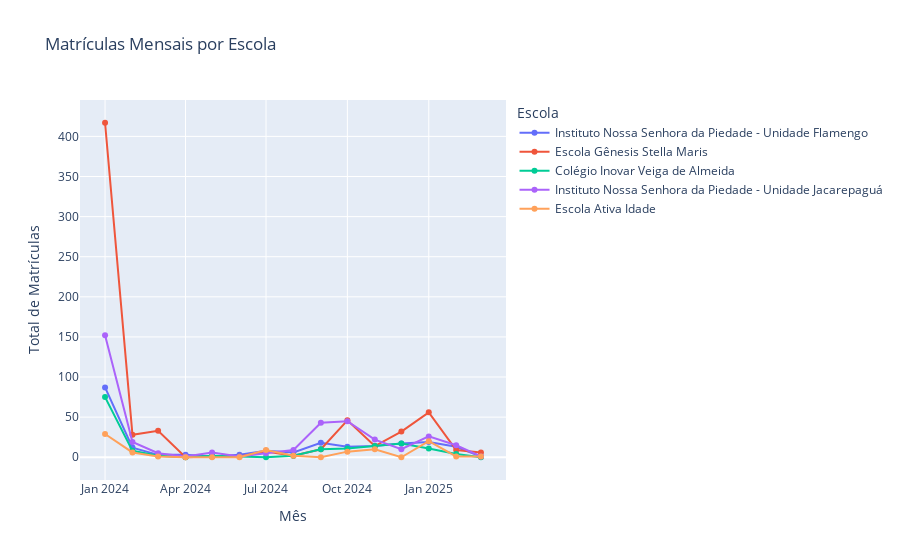

Write notebook code for a chart like this one.
### Code cell
import plotly.express as px

df_grouped = dados_brutos.groupby(['updated_month', 'Escolas'], as_index=False)['matriculas'].sum()
df_grouped['updated_month'] = pd.to_datetime(df_grouped['updated_month'], format='%m-%Y')
df_grouped = df_grouped.sort_values('updated_month')

lista_escolas = ['Escola Gênesis Stella Maris', 'Colégio Inovar Veiga de Almeida', 'Escola Ativa Idade', 'Instituto Nossa Senhora da Piedade - Unidade Flamengo', 'Instituto Nossa Senhora da Piedade - Unidade Jacarepaguá']

fig = px.line(
    df_grouped[df_grouped['Escolas'].isin(lista_escolas)],
    x='updated_month',
    y='matriculas',
    color='Escolas',
    markers=True,
    title='Matrículas Mensais por Escola'
)

fig.update_layout(
    xaxis_title='Mês',
    yaxis_title='Total de Matrículas',
    legend_title='Escola',
    hovermode='x unified'
)

fig.show()

### Figure 1 — Plotly figure (JSON) as saved in the notebook; plotly's stock layout.template omitted (floating-point values rounded to 4 significant figures)
{"data": [{"hovertemplate": "Escolas=Instituto Nossa Senhora da Piedade - Unidade Flamengo<br>updated_month=%{x}<br>matriculas=%{y}<extra></extra>", "legendgroup": "Instituto Nossa Senhora da Piedade - Unidade Flamengo", "line": {"color": "#636efa", "dash": "solid"}, "marker": {"symbol": "circle"}, "mode": "lines+markers", "name": "Instituto Nossa Senhora da Piedade - Unidade Flamengo", "orientation": "v", "showlegend": true, "type": "scatter", "x": ["2024-01-01T00:00:00.000000000", "2024-02-01T00:00:00.000000000", "2024-03-01T00:00:00.000000000", "2024-04-01T00:00:00.000000000", "2024-05-01T00:00:00.000000000", "2024-06-01T00:00:00.000000000", "2024-07-01T00:00:00.000000000", "2024-08-01T00:00:00.000000000", "2024-09-01T00:00:00.000000000", "2024-10-01T00:00:00.000000000", "2024-11-01T00:00:00.000000000", "2024-12-01T00:00:00.000000000", "2025-01-01T00:00:00.000000000", "2025-02-01T00:00:00.000000000", "2025-03-01T00:00:00.000000000"], "xaxis": "x", "y": [87.0, 12.0, 3.0, 3.0, 1.0, 3.0, 8.0, 6.0, 18.0, 13.0, 14.0, 17.0, 19.0, 13.0, 1.0], "yaxis": "y"}, {"hovertemplate": "Escolas=Escola Gênesis Stella Maris<br>updated_month=%{x}<br>matriculas=%{y}<extra></extra>", "legendgroup": "Escola Gênesis Stella Maris", "line": {"color": "#EF553B", "dash": "solid"}, "marker": {"symbol": "circle"}, "mode": "lines+markers", "name": "Escola Gênesis Stella Maris", "orientation": "v", "showlegend": true, "type": "scatter", "x": ["2024-01-01T00:00:00.000000000", "2024-02-01T00:00:00.000000000", "2024-03-01T00:00:00.000000000", "2024-04-01T00:00:00.000000000", "2024-05-01T00:00:00.000000000", "2024-06-01T00:00:00.000000000", "2024-07-01T00:00:00.000000000", "2024-08-01T00:00:00.000000000", "2024-09-01T00:00:00.000000000", "2024-10-01T00:00:00.000000000", "2024-11-01T00:00:00.000000000", "2024-12-01T00:00:00.000000000", "2025-01-01T00:00:00.000000000", "2025-02-01T00:00:00.000000000", "2025-03-01T00:00:00.000000000"], "xaxis": "x", "y": [417.0, 28.0, 33.0, 0.0, 1.0, 1.0, 7.0, 2.0, 10.0, 46.0, 14.0, 32.0, 56.0, 9.0, 6.0], "yaxis": "y"}, {"hovertemplate": "Escolas=Colégio Inovar Veiga de Almeida<br>updated_month=%{x}<br>matriculas=%{y}<extra></extra>", "legendgroup": "Colégio Inovar Veiga de Almeida", "line": {"color": "#00cc96", "dash": "solid"}, "marker": {"symbol": "circle"}, "mode": "lines+markers", "name": "Colégio Inovar Veiga de Almeida", "orientation": "v", "showlegend": true, "type": "scatter", "x": ["2024-01-01T00:00:00.000000000", "2024-02-01T00:00:00.000000000", "2024-03-01T00:00:00.000000000", "2024-04-01T00:00:00.000000000", "2024-05-01T00:00:00.000000000", "2024-06-01T00:00:00.000000000", "2024-07-01T00:00:00.000000000", "2024-08-01T00:00:00.000000000", "2024-09-01T00:00:00.000000000", "2024-10-01T00:00:00.000000000", "2024-11-01T00:00:00.000000000", "2024-12-01T00:00:00.000000000", "2025-01-01T00:00:00.000000000", "2025-02-01T00:00:00.000000000", "2025-03-01T00:00:00.000000000"], "xaxis": "x", "y": [75.0, 8.0, 2.0, 0.0, 2.0, 1.0, 0.0, 2.0, 10.0, 11.0, 14.0, 17.0, 11.0, 4.0, 0.0], "yaxis": "y"}, {"hovertemplate": "Escolas=Instituto Nossa Senhora da Piedade - Unidade Jacarepaguá<br>updated_month=%{x}<br>matriculas=%{y}<extra></extra>", "legendgroup": "Instituto Nossa Senhora da Piedade - Unidade Jacarepaguá", "line": {"color": "#ab63fa", "dash": "solid"}, "marker": {"symbol": "circle"}, "mode": "lines+markers", "name": "Instituto Nossa Senhora da Piedade - Unidade Jacarepaguá", "orientation": "v", "showlegend": true, "type": "scatter", "x": ["2024-01-01T00:00:00.000000000", "2024-02-01T00:00:00.000000000", "2024-03-01T00:00:00.000000000", "2024-04-01T00:00:00.000000000", "2024-05-01T00:00:00.000000000", "2024-06-01T00:00:00.000000000", "2024-07-01T00:00:00.000000000", "2024-08-01T00:00:00.000000000", "2024-09-01T00:00:00.000000000", "2024-10-01T00:00:00.000000000", "2024-11-01T00:00:00.000000000", "2024-12-01T00:00:00.000000000", "2025-01-01T00:00:00.000000000", "2025-02-01T00:00:00.000000000", "2025-03-01T00:00:00.000000000"], "xaxis": "x", "y": [152.0, 19.0, 5.0, 1.0, 6.0, 1.0, 5.0, 9.0, 43.0, 45.0, 22.0, 10.0, 26.0, 15.0, 1.0], "yaxis": "y"}, {"hovertemplate": "Escolas=Escola Ativa Idade<br>updated_month=%{x}<br>matriculas=%{y}<extra></extra>", "legendgroup": "Escola Ativa Idade", "line": {"color": "#FFA15A", "dash": "solid"}, "marker": {"symbol": "circle"}, "mode": "lines+markers", "name": "Escola Ativa Idade", "orientation": "v", "showlegend": true, "type": "scatter", "x": ["2024-01-01T00:00:00.000000000", "2024-02-01T00:00:00.000000000", "2024-03-01T00:00:00.000000000", "2024-04-01T00:00:00.000000000", "2024-05-01T00:00:00.000000000", "2024-06-01T00:00:00.000000000", "2024-07-01T00:00:00.000000000", "2024-08-01T00:00:00.000000000", "2024-09-01T00:00:00.000000000", "2024-10-01T00:00:00.000000000", "2024-11-01T00:00:00.000000000", "2024-12-01T00:00:00.000000000", "2025-01-01T00:00:00.000000000", "2025-02-01T00:00:00.000000000", "2025-03-01T00:00:00.000000000"], "xaxis": "x", "y": [29.0, 6.0, 1.0, 0.0, 0.0, 0.0, 9.0, 2.0, 0.0, 7.0, 10.0, 0.0, 20.0, 1.0, 1.0], "yaxis": "y"}], "layout": {"hovermode": "x unified", "legend": {"title": {"text": "Escola"}, "tracegroupgap": 0}, "title": {"text": "Matrículas Mensais por Escola"}, "xaxis": {"anchor": "y", "domain": [0, 1], "title": {"text": "Mês"}}, "yaxis": {"anchor": "x", "domain": [0, 1], "title": {"text": "Total de Matrículas"}}}}
